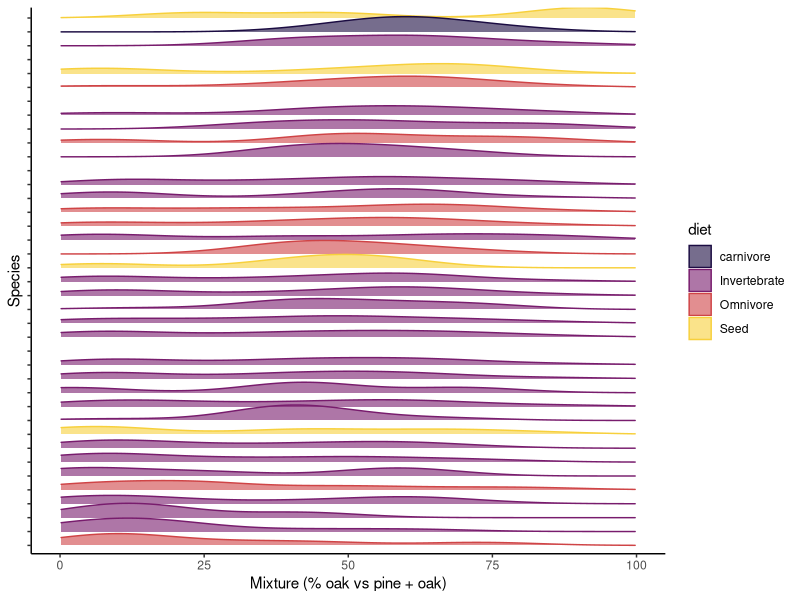
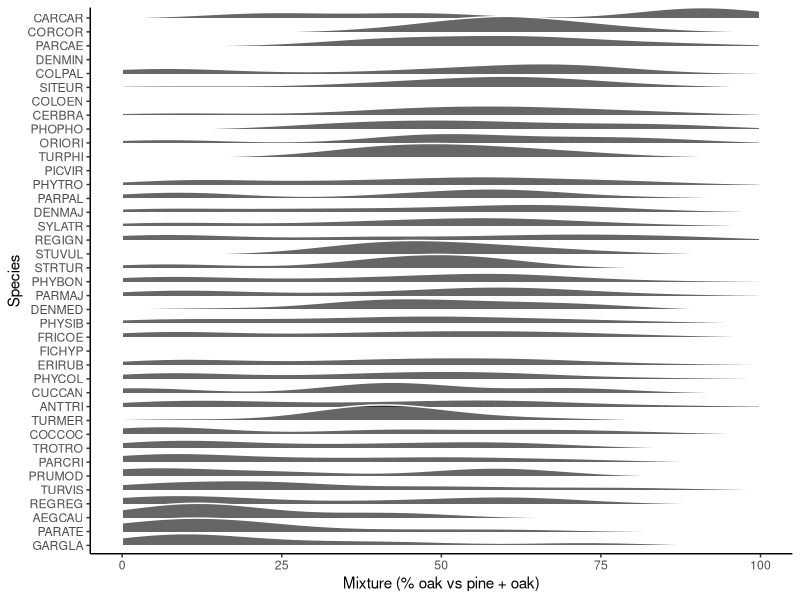
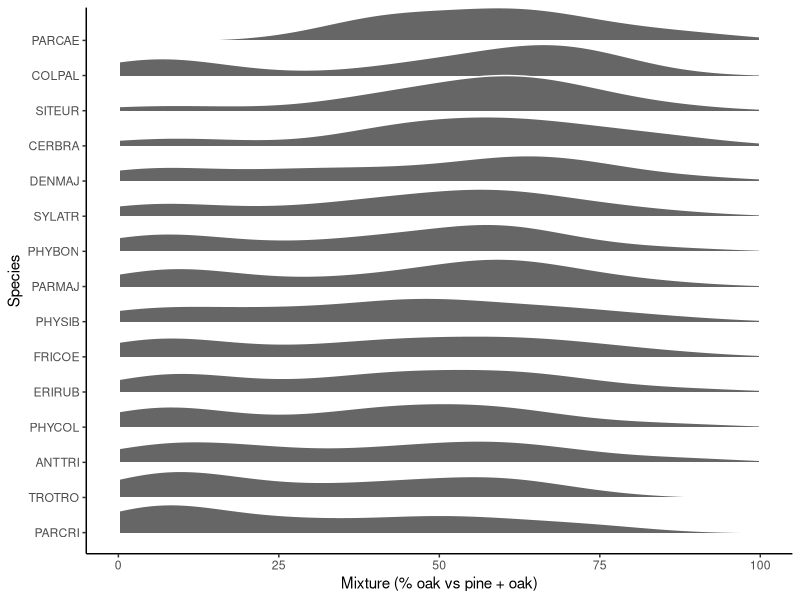
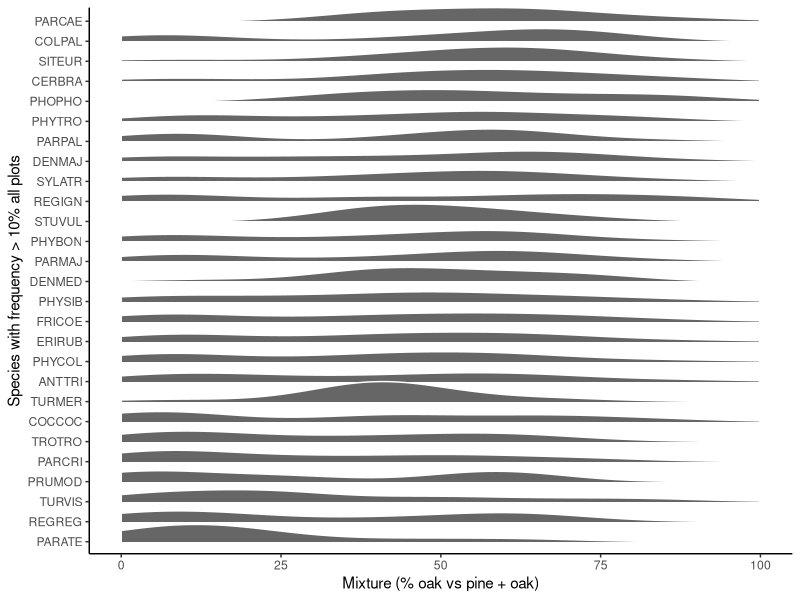
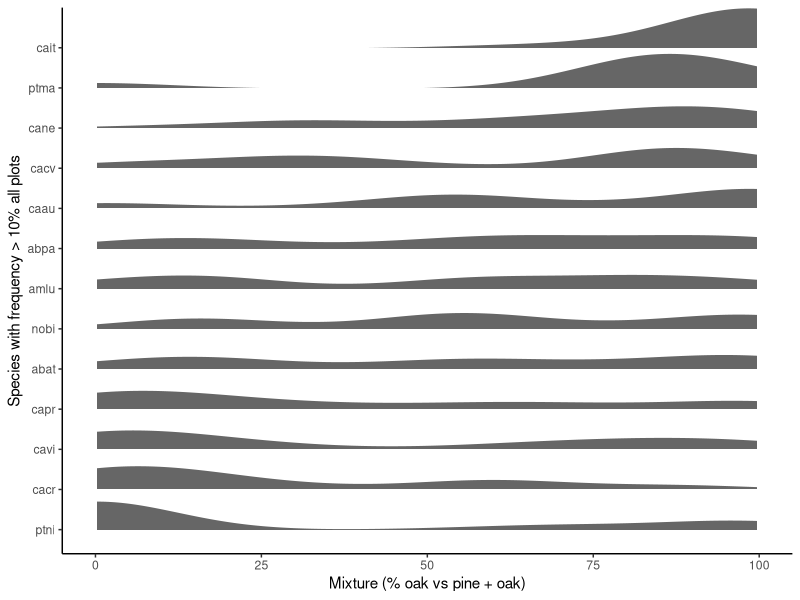
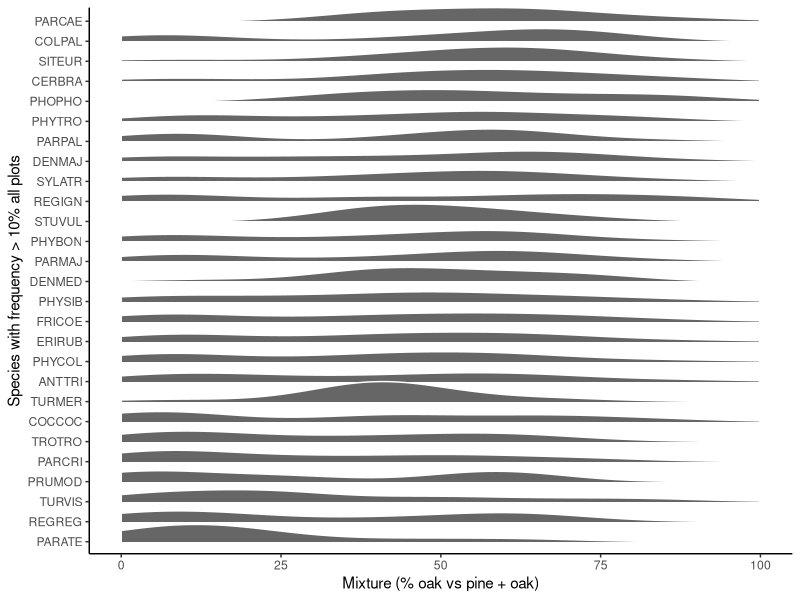

These figures' R source, in order:
#------------------------------------------------------------------------#
## Compute density curves for species counts along the mixture gradient ##
# author : J-Y Barnagaud (jean-yves.barnagaud@ephe.psl.eu)
# This script computes probability density curves on species' counts per 
# sites along the mixture gradient
#------------------------------------------------------------------------#

library(tidyverse)
library(ggplot2)
library(ggridges)
library(viridis)

## birds -----------------------------------------------------------------------

# get data

ois <- read.csv2("data/Rel_Env_Sp_Bird_2026.csv")
ois.traits <- read.csv2("data/Sp_Traits_Bird_2026.csv")

# reframe to long

ois1 <- ois[,-c(2:7,47,48)]
rownames(ois1) <- ois$point
ois1.long=pivot_longer(ois1,cols=2:ncol(ois1),names_to="species",values_to="count")
mixture <- ois[,c("point","MEL_point")]

# subset trait matrix

ois.tr <- ois.traits[,c("Espece","Taxonomy.English.Name..BirdLife...IOC...Clements.AviList.","Primary.Diet")]
colnames(ois.tr) <- c("species","name","diet")

# merge with covariates

ois2 <- merge(ois1.long,mixture,by="point")
ois3 <- uncount(ois2,weights=count)
ois4 <- merge(ois3,ois.tr,by = "species", all.x = T, all.y = F)

# do the ridge plot with color scale ~ diet

ridg1 <- ois4 %>%
  mutate(species = fct_reorder(species, MEL_point)) %>%
  ggplot(aes(x = MEL_point, y = species,fill=diet, colour=diet)) + 
  geom_density_ridges(scale=1, alpha=0.6)+
  scale_colour_manual(values=c(inferno(10)[2],inferno(10)[4],inferno(10)[6],inferno(10)[9]), labels = c("carnivore","Invertebrate","Omnivore","Seed"))+
  scale_fill_manual(values=c(inferno(10)[2],inferno(10)[4],inferno(10)[6],inferno(10)[9]), labels = c("carnivore","Invertebrate","Omnivore","Seed"))+
  theme_classic()+
  xlim(0,100)+
  labs(x="Mixture (% oak vs pine + oak)",y="Species")+
  scale_y_discrete(labels = NULL)

ridg1

# same ridge plot with no color scale (might be more readable)

ridg2 <- ois4 %>%
  mutate(species = fct_reorder(species, MEL_point)) %>%
  ggplot(aes(x = MEL_point, y = species)) + 
  geom_density_ridges(scale=1, alpha=0.6,fill="black", colour="white")+
  theme_classic()+
  xlim(0,100)+
  labs(x="Mixture (% oak vs pine + oak)",y="Species")

ridg2

# same ridge plot, restrict to the 15 most common species

ois.b <- ois[,-c(1:7,47,48)]
freq.tot <- apply(ois.b,2,sum)
freq.tot.s <- rev(sort(freq.tot))
sp.com10 <- names(freq.tot.s[1:15])
ois4.com10 <- subset(ois4,species %in% sp.com10)

ridg3 <- ois4.com10 %>%
  mutate(species = fct_reorder(species, MEL_point)) %>%
  ggplot(aes(x = MEL_point, y = species)) + 
  geom_density_ridges(scale=1, alpha=0.6,fill="black", colour="white")+
  theme_classic()+
  xlim(0,100)+
  labs(x="Mixture (% oak vs pine + oak)",y="Species")

ridg3

# same ridge plot, restrict to species with >= 10% regional occurrence

freq <- apply(ois.b,2,function(x){sum(x>0)})
freq.rel <- freq/nrow(ois.b)
sp.frq10 <- names(which(freq.rel>=0.1))

ois4.frq10 <- subset(ois4,species %in% sp.frq10)

ridg4 <- ois4.frq10 %>%
  mutate(species = fct_reorder(species, MEL_point)) %>%
  ggplot(aes(x = MEL_point, y = species)) + 
  geom_density_ridges(scale=1, alpha=0.6,fill="black", colour="white")+
  theme_classic()+
  xlim(0,100)+
  labs(x="Mixture (% oak vs pine + oak)",y="Species with frequency > 10% all plots")

ridg4

ggsave("outputs/ridge-plot-common-species.png", width = 7, height = 15)

## carabids

# data

carab <- read.csv2("data/Sp_Carab_2026_selec.csv")
env.carab <- read.csv2("data/Rel_Env_Carab_2026.csv",dec=".")

# clean matrix

colnames(carab) <- tolower(colnames(carab))

# reshape

carab.long <- pivot_longer(carab,cols=2:ncol(carab),names_to="species",values_to="count")

# add mixture level

env.carab1 <- env.carab[,c("plot_Ptrap","MEL_cercle")]
colnames(env.carab1) <- c("piege","MEL_piege")

carab2 <- merge(carab.long,env.carab1,by="piege")
carab3 <- uncount(carab2,weights=count)

# do the ridge plot

ridg.carab <- carab3 %>%
  mutate(species = fct_reorder(species, MEL_piege)) %>%
  ggplot(aes(x = MEL_piege, y = species)) + 
  geom_density_ridges(scale=1, alpha=0.6,fill="black", colour="white")+
  theme_classic()+
  xlim(0,100)+
  labs(x="Mixture (% oak vs pine + oak)",y="Species with frequency > 10% all plots")

ridg.carab

## saproxylic stuff

sapro <- read.csv2("data/tabplotsp_colsxselec.csv")
